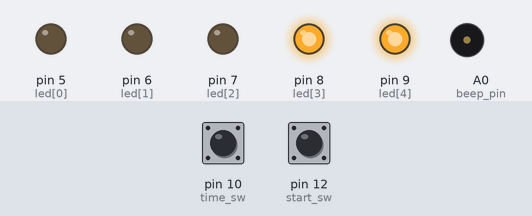
This sketch was run on a simulated Arduino Uno, built with avr-gcc and run on an emulated ATmega328P. On the bench: output pins drawn as LEDs (lit = HIGH), buzzer (waves = sounding). Dashed ring = blinking. The test bench sets the inputs (shaded band); at power-on: pin 10 (time_sw) HIGH, pin 12 (start_sw) HIGH.

Above: at 1.2 s.
1.3 s: pin 10 (time_sw) pulled LOW for 0.15 s
At 2.5 s:
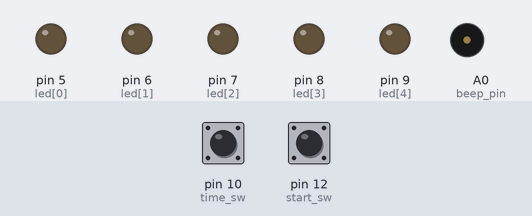
4.3 s: pin 12 (start_sw) pulled LOW for 0.15 s
At 4.67 s:
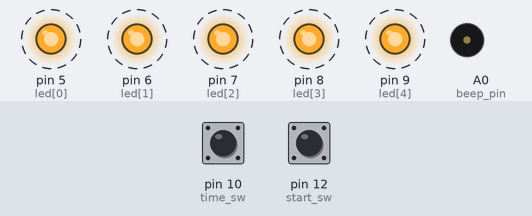
7.4 s: pin 12 (start_sw) pulled LOW for 3.2 s
At 7.52 s:
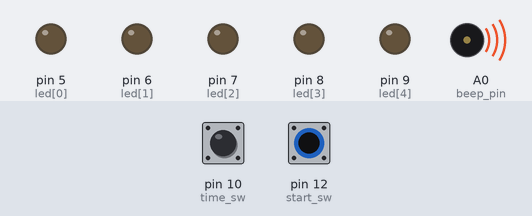
12.1 s: pin 12 (start_sw) pulled LOW for 1 s
At 12.8 s:
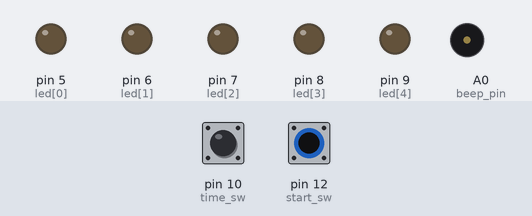
14.6 s: pin 10 (time_sw) pulled LOW for 3.2 s
At 14.85 s:
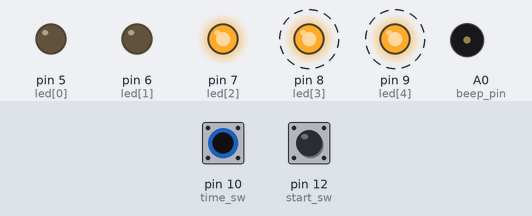
Timing chart, 0 to 19.3 s (numbered marks = the images above; inputs shaded):
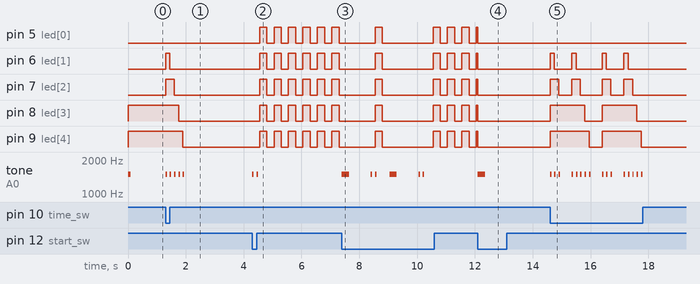

The sketch:

Timer.ino
```cpp
#include <FlexiTimer2.h>

#define time_sw 10
#define start_sw 12
#define sw_on LOW
#define sw_off HIGH
#define beep_pin A0

const int led [5] = {5, 6, 7, 8, 9};

boolean is_count = false;
boolean is_finish = false;

int count_time = 180;
int led_on = HIGH;
int led_num = 0;
int minute = 3;
int cache_minute = 3;
int time_count = 0;
int beep_tone = 1500;

void counter() {
  if (time_count != (count_time * 2) && is_count == true) {

    for (int n = 0; n < 5; n++)
      digitalWrite(led[n], HIGH);

    led_on = !led_on;
    minute = time_count % 120 == 0 ? --minute : minute;

    for (int n = 0; n < minute; ++n)
      digitalWrite(led[n], led_on);
  }
  else
  {
    if (time_count == count_time * 2)
    {
      is_count = false;
      is_finish = true;
    }
  }
  if (is_finish == true && is_count == false)
  {
    for (int a = 0; a < 5; a++)
      digitalWrite(led[a], HIGH);

    tone(beep_pin, beep_tone, 400);
    is_finish = led_num > 4 ? false : true;
    led_num = led_num > 4 ? 0 : led_num;
    digitalWrite(led[led_num], LOW);
    ++led_num;
    if (!is_finish)
    {
      led_num = 0;
      for (int n = 0; n < cache_minute; n++)
        digitalWrite(led[n], LOW);
    }

  }
  time_count++;
}


void setup() {
  pinMode(time_sw, INPUT_PULLUP);
  pinMode(start_sw, INPUT_PULLUP);
  pinMode(beep_pin, OUTPUT);

  for (int n = 0; n < 5; n++)
    pinMode(led[n], OUTPUT);

  for (int n = 0; n < 3; n++)
    digitalWrite(led[n], LOW);

  for (int n = 3; n < 5; n++)
    digitalWrite(led[n], HIGH);

  tone(beep_pin, beep_tone, 50);
  delay(50);
  tone(beep_pin, beep_tone, 50);

  FlexiTimer2::set(250, counter);
  FlexiTimer2::start();
}

void loop() {
  if (digitalRead(time_sw) == sw_on && is_count == false && is_finish == false)
  {
    for (int n = 0; n < 5; n++)
      digitalWrite(led[n], HIGH);

    count_time = count_time == 180 ? 300 : 180;
    minute = count_time / 60;
    cache_minute = minute;

    for (int n = 0; n < minute; n++)
    {
      digitalWrite(led[n], LOW);
      tone(beep_pin, beep_tone, 50);
      delay(150);
    }

    is_count = false;
    delay(300);
  }
  if (digitalRead(start_sw) == sw_on) {
    if (is_count == false && is_finish == false)
    {
      time_count = 0;
      minute = cache_minute;
      count_time = cache_minute * 60;
      minute++;
      is_count = true;
      tone(beep_pin, beep_tone, 50);
      delay(150);
      tone(beep_pin, beep_tone, 50);
      delay(500);
    }
    else
    {
      tone(beep_pin, beep_tone, 250);
      is_count = false;
      time_count = 0;
      count_time = cache_minute * 60;
      minute = cache_minute;

      for (int n = 0; n < 5; n++)
        digitalWrite(led[n], HIGH);

      for (int n = 0; n < cache_minute; n++)
        digitalWrite(led[n], LOW);

      delay(1000);
    }
  }
}
```

Measured:
- after the input at 1.3 s, pin 6 (led[1]): LOW → HIGH at once, → LOW 0.15 s later; pin 7 (led[2]): LOW → HIGH at once, → LOW 0.30 s later; pin 8 (led[3]): HIGH → LOW after 0.45 s; pin 9 (led[4]): HIGH → LOW after 0.60 s; tone on A0 (beep_pin): alternates 1500 Hz for 0.05 s and silent for 0.10 s, 10 changes in all, then stays silent, starting at once
- after the input at 4.3 s, pin 5 (led[0]), pin 6 (led[1]), pin 7 (led[2]), pin 8 (led[3]), pin 9 (led[4]): alternates HIGH for 0.25 s and LOW for 0.25 s, starting after 0.25 s; tone on A0 (beep_pin): alternates 1500 Hz for 0.05 s and silent for 0.10 s, 4 changes in all, then stays silent, starting at once
- after the input at 7.4 s, tone on A0 (beep_pin): plays 1500 Hz for 0.25 s, 1500 Hz for 0.05 s, 1500 Hz for 0.05 s, 1500 Hz for 0.25 s, 1500 Hz for 0.05 s, 1500 Hz for 0.05 s, starting at once
- after the input at 12.1 s, tone on A0 (beep_pin): silent → 1500 Hz at once, → silent 0.25 s later
- after the input at 14.6 s, pin 6 (led[1]): LOW → HIGH at once, → LOW 0.15 s later, → HIGH 0.60 s later, → LOW 0.15 s later, … (8 changes in this stretch); pin 7 (led[2]): LOW → HIGH at once, → LOW 0.30 s later, → HIGH 0.45 s later, → LOW 0.30 s later, … (8 changes in this stretch)
